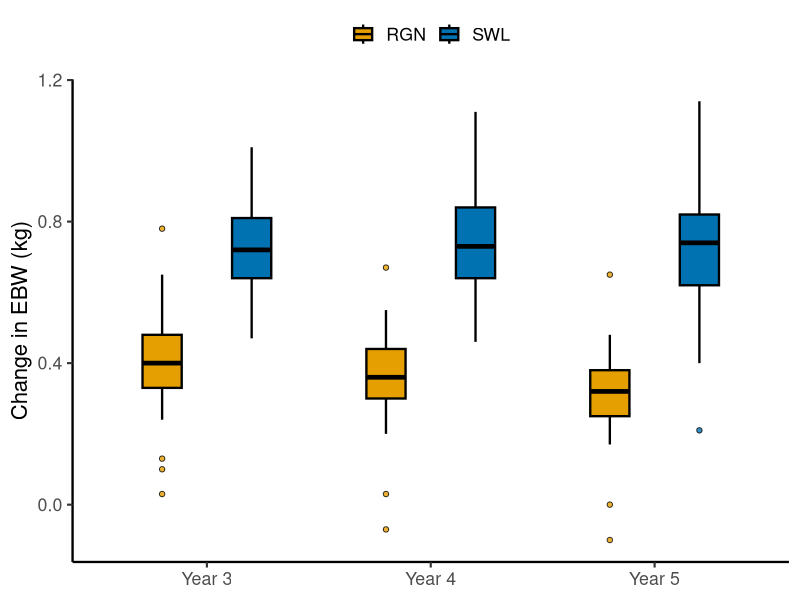

Write R code to recreate this figure.
library(ggplot2)
library(here)
setwd(here::here("figures/FigS2"))

df = read.csv("data_delta_ebw.csv", stringsAsFactors = FALSE)

outlier_rows = do.call(rbind, lapply(seq_len(nrow(df)), function(i) {
  outs = df$outliers[i]
  if (is.na(outs) || outs == "") return(NULL)
  vals = as.numeric(strsplit(outs, ";")[[1]])
  data.frame(time = df$time[i], class = as.character(df$class[i]), value = vals)
}))

df$class = as.character(df$class)
colors = c("1" = "#E69F00", "2" = "#0072B2")

dodge_width = 0.8
x_levels = unique(df$time)
offsets = c("1" = -dodge_width / 4, "2" = dodge_width / 4)
outlier_rows$x_pos = as.numeric(factor(outlier_rows$time, levels = x_levels)) +
  offsets[outlier_rows$class]
outlier_rows$fill_col = colors[outlier_rows$class]

p = ggplot(df, aes(x = time, fill = class, group = interaction(time, class))) +
  geom_boxplot(
    aes(ymin = ymin, lower = lower, middle = middle, upper = upper, ymax = ymax),
    stat = "identity",
    position = position_dodge(width = dodge_width),
    width = 0.35, linewidth = 0.8, color = "black", outlier.shape = NA
  ) +
  geom_point(
    data = outlier_rows,
    aes(x = x_pos, y = value),
    fill = outlier_rows$fill_col,
    size = 1.5, alpha = 0.8, shape = 21, color = "black", inherit.aes = FALSE
  ) +
  scale_x_discrete(labels = c("d.36" = "Year 3", "d.48" = "Year 4", "d.60" = "Year 5")) +
  scale_fill_manual(values = colors, name = NULL,
                    labels = c("1" = "RGN", "2" = "SWL")) +
  labs(
    x = NULL,
    y = "Change in EBW (kg)"
  ) +
  theme_classic(base_size = 16) +
  theme(
    legend.position = "top",
    axis.line = element_line(linewidth = 0.8)
  )

ggsave("figs2_delta_ebw.png", p, width = 5, height = 4, dpi = 800, bg = "white")
